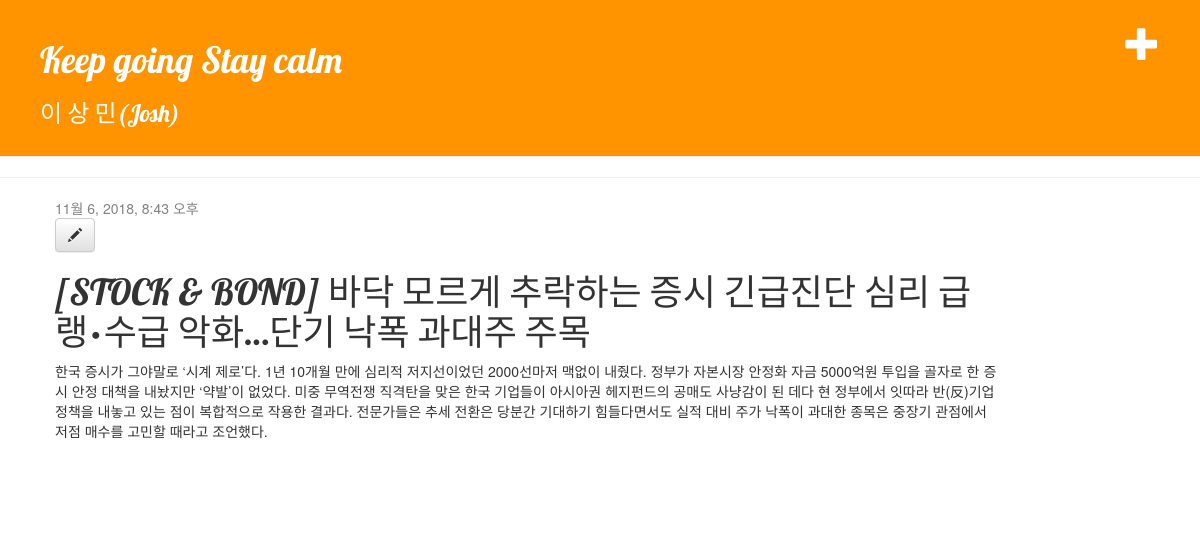
Screenshot of /post/7/ with the database file from the repository.
### blog/models.py (models this page shows, shortened)
class Post(models.Model):
    author = models.ForeignKey('auth.User', on_delete=models.CASCADE)
    title = models.CharField(max_length=200)
    text = models.TextField()
    created_date = models.DateTimeField(default=timezone.now)
    published_date = models.DateTimeField(blank=True, null=True)

### blog/views.py (the view)
# urls.py: re_path(r'^post/(?P<pk>\d+)/$', views.post_detail, name='post_detail'),
def post_detail(request, pk):
    post = get_object_or_404(Post, pk=pk)
    return render(request, 'blog/post_detail.html',{
        'post': post,
    })

### blog/templates/blog/post_detail.html
{% extends "blog/base.html" %}
{%block content%}
<div class="post">
       {% if post.created_date %}
           <div class="date">
               {{ post.created_date }}
           </div>
       {% endif %}
       <a class="btn btn-default" href="{%url 'post_edit' pk=post.pk%}">
         <span class="glyphicon glyphicon-pencil"></span>
       </a>
       <h1>{{ post.title }}</h1>
       <p>{{ post.text|linebreaksbr }}</p>
   </div>
{% endblock%}

### blog/templates/blog/base.html (shortened to what this page needs)
{% load static %}
<!DOCTYPE html>
<html>
  <head>
    <link rel="stylesheet" href="//maxcdn.bootstrapcdn.com/bootstrap/3.2.0/css/bootstrap.min.css">
    <link rel="stylesheet" href="//maxcdn.bootstrapcdn.com/bootstrap/3.2.0/css/bootstrap-theme.min.css">
    <link rel="stylesheet" href="{% static "blog/blog.css" %}"/>
  </head>
  <body>
    <div class="page-header">
         <a href="{% url 'post_new' %}" class="top-menu"><span class="glyphicon glyphicon-plus"></span></a>
         <h1><a href="/">Keep going Stay calm</a></h1>
         <h3>이 상 민(Josh)</h3>
     </div>
    <hr/>
    <div class="content container">
    <div class="row">
        <div class="col-md-10">
          {% block content %}
          {% endblock %}
        </div>
    </div>
</div>
  </body>
</html>

### blog/static/blog/blog.css (style rules this page uses)
.page-header { background-color: #ff9400; margin-top: 0; padding: 20px 20px 20px 40px; }
.page-header h1, .page-header h1 a, .page-header h1 a:visited, .page-header h1 a:active, .page-header h3 { color: #ffffff; text-decoration: none; }
.content { margin-left: 40px; }
h1, h2, h3, h4 { font-family: 'Lobster', cursive; }
.date { color: #828282; }
.top-menu, .top-menu:hover, .top-menu:visited { color: #ffffff; float: right; font-size: 26pt; margin-right: 20px; }
.post { margin-bottom: 70px; }

### rows the page displays
Post: created_date "11월 6, 2018, 8:43 오후", title "[STOCK & BOND] 바닥 모르게 추락하는 증시 긴급진단 심리 급랭·수급 악화…단기 낙폭 과대주 주목", text "한국 증시가 그야말로 ‘시계 제로’다. 1년 10개월 만에 심리적 저지선이었던 2000선마저 맥없이 내줬다. 정부가 자본시장 안정화 자금 5000억원 투입을 골자로 한 증시 안정 대책을 내놨지만 ‘약발’이 없었다. 미중 무역전쟁 직격탄을 맞은 한국 기업들이 아시아권 헤지펀드의 공매도 사냥감이 된 데다 현 정부에서 잇따라 반(反)기업 정책을 내놓고 있는 점이 복합적으로 작용한 결과다. 전문가들은 추세 전환은 당분간 기대하기 힘들다면서도 실적 대비 주가 낙폭이 과대한 종목은 중장기 관점에서 저점 매수를 고민할 때라고 조언했다."
